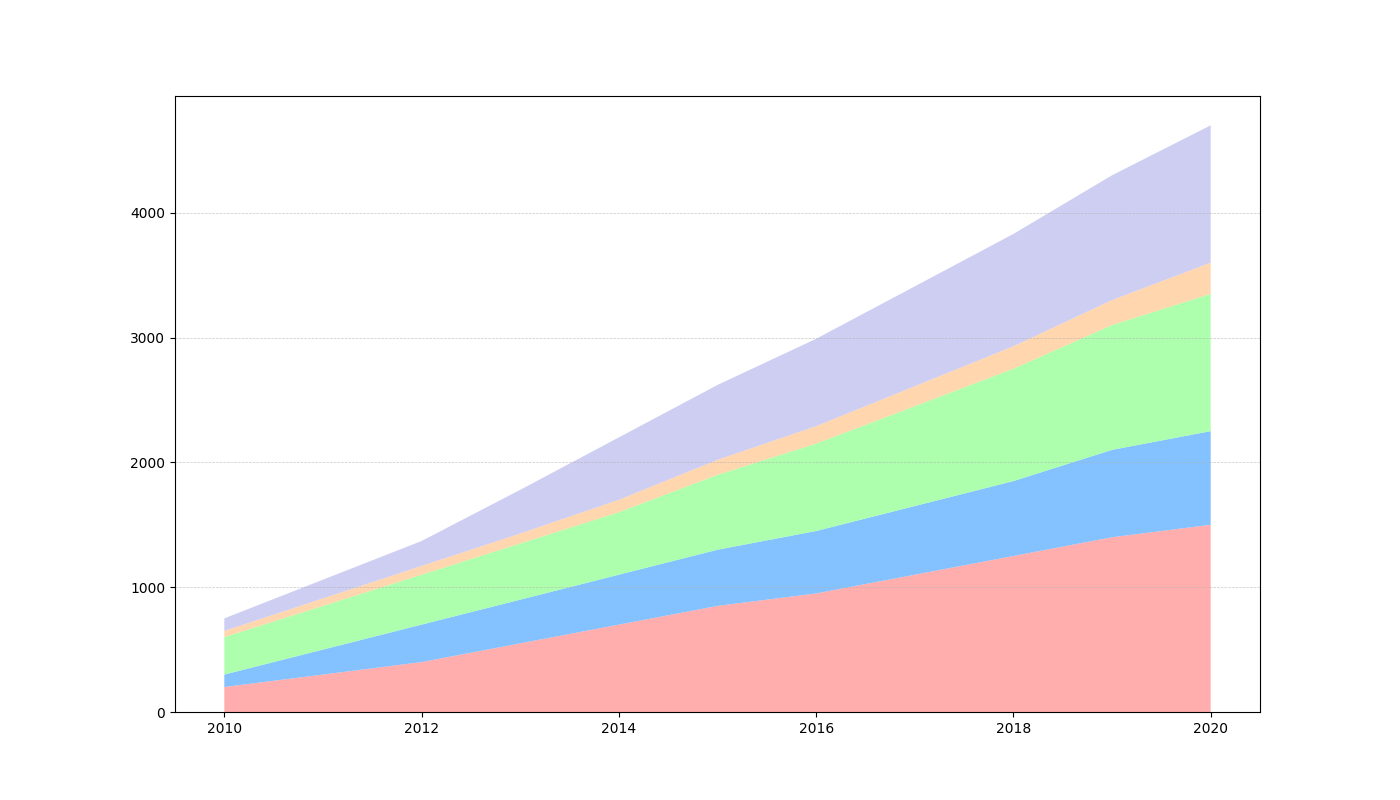

Recreate this plot in Python.
import matplotlib.pyplot as plt
import numpy as np

years = np.arange(2010, 2021)

sparrows = np.array([200, 300, 400, 550, 700, 850, 950, 1100, 1250, 1400, 1500])
hawks = np.array([100, 200, 300, 350, 400, 450, 500, 550, 600, 700, 750])
swallows = np.array([300, 350, 400, 450, 500, 600, 700, 800, 900, 1000, 1100])
pelicans = np.array([50, 60, 70, 80, 100, 120, 140, 160, 180, 200, 250])
geese = np.array([100, 150, 200, 350, 500, 600, 700, 800, 900, 1000, 1100])

bird_migrations = np.vstack([sparrows, hawks, swallows, pelicans, geese])

fig, ax = plt.subplots(figsize=(14, 8))

colors = ['#ff9999', '#66b3ff', '#99ff99', '#ffcc99', '#c2c2f0']

ax.stackplot(years, bird_migrations, colors=colors, alpha=0.8)

ax.yaxis.grid(True, linestyle='--', linewidth=0.5, alpha=0.7)

plt.show()
